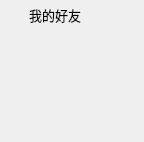
<?xml version="1.0" encoding="UTF-8"?>
<ui version="4.0">
 <class>CollapseViewItem_Contact</class>
 <widget class="QWidget" name="CollapseViewItem_Contact">
  <property name="geometry">
   <rect>
    <x>0</x>
    <y>0</y>
    <width>144</width>
    <height>142</height>
   </rect>
  </property>
  <property name="windowTitle">
   <string>Form</string>
  </property>
  <property name="styleSheet">
   <string notr="true">#item_top #label[slected=&quot;false&quot;]{
	 
}

#item_top #label[slected=&quot;false&quot;]:hover{
	
	 
}

#item_top #label[slected=&quot;true&quot;]{
	 
}

#item_top:hover{
	
	background-color: rgba(255, 255, 255,80);
}

#item_top #label{
	 
	
	background-image: url(:/sys/arrow_r.png);
	background-repeat:no;
	background-position:center;
}


#item_top QPushButton{
	 border:none;
	 text-align:left;
	 font-size:10pt;
	 background-repeat:no;
}

</string>
  </property>
  <layout class="QHBoxLayout" name="horizontalLayout_2">
   <property name="spacing">
    <number>0</number>
   </property>
   <property name="leftMargin">
    <number>0</number>
   </property>
   <property name="topMargin">
    <number>0</number>
   </property>
   <property name="rightMargin">
    <number>0</number>
   </property>
   <property name="bottomMargin">
    <number>0</number>
   </property>
   <item>
    <widget class="QWidget" name="item_main" native="true">
     <layout class="QVBoxLayout" name="verticalLayout" stretch="0,1">
      <property name="spacing">
       <number>0</number>
      </property>
      <property name="leftMargin">
       <number>0</number>
      </property>
      <property name="topMargin">
       <number>0</number>
      </property>
      <property name="rightMargin">
       <number>0</number>
      </property>
      <property name="bottomMargin">
       <number>0</number>
      </property>
      <item>
       <widget class="QWidget" name="item_top" native="true">
        <layout class="QHBoxLayout" name="horizontalLayout" stretch="0,1">
         <property name="spacing">
          <number>3</number>
         </property>
         <property name="leftMargin">
          <number>6</number>
         </property>
         <property name="topMargin">
          <number>5</number>
         </property>
         <property name="rightMargin">
          <number>0</number>
         </property>
         <property name="bottomMargin">
          <number>5</number>
         </property>
         <item>
          <widget class="QLabel" name="label">
           <property name="minimumSize">
            <size>
             <width>20</width>
             <height>20</height>
            </size>
           </property>
           <property name="maximumSize">
            <size>
             <width>20</width>
             <height>20</height>
            </size>
           </property>
           <property name="text">
            <string/>
           </property>
          </widget>
         </item>
         <item>
          <widget class="QPushButton" name="pushButton">
           <property name="text">
            <string>我的好友</string>
           </property>
          </widget>
         </item>
        </layout>
       </widget>
      </item>
      <item>
       <widget class="QWidget" name="item_con" native="true"/>
      </item>
     </layout>
    </widget>
   </item>
  </layout>
 </widget>
 <resources/>
 <connections/>
</ui>
